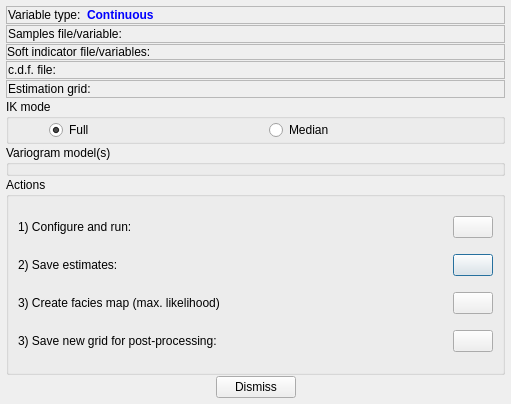
<?xml version="1.0" encoding="UTF-8"?>
<ui version="4.0">
 <class>IndicatorKrigingDialog</class>
 <widget class="QDialog" name="IndicatorKrigingDialog">
  <property name="geometry">
   <rect>
    <x>0</x>
    <y>0</y>
    <width>511</width>
    <height>404</height>
   </rect>
  </property>
  <property name="windowTitle">
   <string>Dialog</string>
  </property>
  <layout class="QVBoxLayout" name="verticalLayout">
   <property name="spacing">
    <number>1</number>
   </property>
   <property name="leftMargin">
    <number>6</number>
   </property>
   <property name="topMargin">
    <number>6</number>
   </property>
   <property name="rightMargin">
    <number>6</number>
   </property>
   <property name="bottomMargin">
    <number>6</number>
   </property>
   <item>
    <widget class="QFrame" name="frame_5">
     <property name="frameShape">
      <enum>QFrame::StyledPanel</enum>
     </property>
     <property name="frameShadow">
      <enum>QFrame::Raised</enum>
     </property>
     <layout class="QHBoxLayout" name="horizontalLayout_7">
      <property name="spacing">
       <number>6</number>
      </property>
      <property name="leftMargin">
       <number>1</number>
      </property>
      <property name="topMargin">
       <number>1</number>
      </property>
      <property name="rightMargin">
       <number>1</number>
      </property>
      <property name="bottomMargin">
       <number>1</number>
      </property>
      <item>
       <widget class="QLabel" name="label">
        <property name="text">
         <string>Variable type:</string>
        </property>
       </widget>
      </item>
      <item>
       <widget class="QLabel" name="lblIKVarType">
        <property name="sizePolicy">
         <sizepolicy hsizetype="MinimumExpanding" vsizetype="Preferred">
          <horstretch>0</horstretch>
          <verstretch>0</verstretch>
         </sizepolicy>
        </property>
        <property name="text">
         <string>&lt;html&gt;&lt;head/&gt;&lt;body&gt;&lt;p&gt;&lt;span style=&quot; font-weight:600; color:#0000ff;&quot;&gt;Continuous&lt;/span&gt;&lt;/p&gt;&lt;/body&gt;&lt;/html&gt;</string>
        </property>
       </widget>
      </item>
     </layout>
    </widget>
   </item>
   <item>
    <widget class="QFrame" name="frmInput">
     <property name="frameShape">
      <enum>QFrame::StyledPanel</enum>
     </property>
     <property name="frameShadow">
      <enum>QFrame::Raised</enum>
     </property>
     <layout class="QHBoxLayout" name="horizontalLayout_6">
      <property name="leftMargin">
       <number>1</number>
      </property>
      <property name="topMargin">
       <number>1</number>
      </property>
      <property name="rightMargin">
       <number>1</number>
      </property>
      <property name="bottomMargin">
       <number>1</number>
      </property>
      <item>
       <widget class="QLabel" name="label_3">
        <property name="text">
         <string>Samples file/variable:</string>
        </property>
       </widget>
      </item>
     </layout>
    </widget>
   </item>
   <item>
    <widget class="QFrame" name="frmSoftIndicators">
     <property name="sizePolicy">
      <sizepolicy hsizetype="Preferred" vsizetype="Preferred">
       <horstretch>0</horstretch>
       <verstretch>0</verstretch>
      </sizepolicy>
     </property>
     <property name="frameShape">
      <enum>QFrame::StyledPanel</enum>
     </property>
     <property name="frameShadow">
      <enum>QFrame::Raised</enum>
     </property>
     <layout class="QHBoxLayout" name="horizontalLayout_8">
      <property name="spacing">
       <number>0</number>
      </property>
      <property name="leftMargin">
       <number>0</number>
      </property>
      <property name="topMargin">
       <number>0</number>
      </property>
      <property name="rightMargin">
       <number>0</number>
      </property>
      <property name="bottomMargin">
       <number>0</number>
      </property>
      <item>
       <widget class="QLabel" name="label_4">
        <property name="text">
         <string>Soft indicator file/variables:</string>
        </property>
       </widget>
      </item>
     </layout>
    </widget>
   </item>
   <item>
    <widget class="QFrame" name="frmDistribution">
     <property name="frameShape">
      <enum>QFrame::StyledPanel</enum>
     </property>
     <property name="frameShadow">
      <enum>QFrame::Raised</enum>
     </property>
     <layout class="QHBoxLayout" name="horizontalLayout_5">
      <property name="leftMargin">
       <number>1</number>
      </property>
      <property name="topMargin">
       <number>1</number>
      </property>
      <property name="rightMargin">
       <number>1</number>
      </property>
      <property name="bottomMargin">
       <number>1</number>
      </property>
      <item>
       <widget class="QLabel" name="lblDistributionFile">
        <property name="text">
         <string>c.d.f. file:</string>
        </property>
       </widget>
      </item>
     </layout>
    </widget>
   </item>
   <item>
    <widget class="QFrame" name="frmGrid">
     <property name="frameShape">
      <enum>QFrame::StyledPanel</enum>
     </property>
     <property name="frameShadow">
      <enum>QFrame::Raised</enum>
     </property>
     <layout class="QHBoxLayout" name="horizontalLayout_4">
      <property name="leftMargin">
       <number>1</number>
      </property>
      <property name="topMargin">
       <number>1</number>
      </property>
      <property name="rightMargin">
       <number>1</number>
      </property>
      <property name="bottomMargin">
       <number>1</number>
      </property>
      <item>
       <widget class="QLabel" name="label_5">
        <property name="text">
         <string>Estimation grid:</string>
        </property>
       </widget>
      </item>
     </layout>
    </widget>
   </item>
   <item>
    <widget class="QGroupBox" name="groupBox">
     <property name="title">
      <string>IK mode</string>
     </property>
     <layout class="QHBoxLayout" name="horizontalLayout">
      <property name="leftMargin">
       <number>40</number>
      </property>
      <property name="topMargin">
       <number>1</number>
      </property>
      <property name="rightMargin">
       <number>20</number>
      </property>
      <property name="bottomMargin">
       <number>1</number>
      </property>
      <item>
       <widget class="QRadioButton" name="radioFullIK">
        <property name="text">
         <string>Full</string>
        </property>
        <property name="checked">
         <bool>true</bool>
        </property>
       </widget>
      </item>
      <item>
       <widget class="QRadioButton" name="radioMedianIK">
        <property name="text">
         <string>Median</string>
        </property>
       </widget>
      </item>
     </layout>
    </widget>
   </item>
   <item>
    <widget class="QGroupBox" name="groupVariograms">
     <property name="title">
      <string>Variogram model(s)</string>
     </property>
     <layout class="QHBoxLayout" name="horizontalLayout_3">
      <property name="leftMargin">
       <number>1</number>
      </property>
      <property name="topMargin">
       <number>1</number>
      </property>
      <property name="rightMargin">
       <number>1</number>
      </property>
      <property name="bottomMargin">
       <number>1</number>
      </property>
     </layout>
    </widget>
   </item>
   <item>
    <widget class="QGroupBox" name="groupBox_3">
     <property name="sizePolicy">
      <sizepolicy hsizetype="Preferred" vsizetype="MinimumExpanding">
       <horstretch>0</horstretch>
       <verstretch>0</verstretch>
      </sizepolicy>
     </property>
     <property name="title">
      <string>Actions</string>
     </property>
     <layout class="QGridLayout" name="gridLayout">
      <item row="1" column="1">
       <widget class="QPushButton" name="btnSaveEstimates">
        <property name="text">
         <string/>
        </property>
        <property name="icon">
         <iconset resource="resources.qrc">
          <normaloff>:/icons/save16</normaloff>:/icons/save16</iconset>
        </property>
       </widget>
      </item>
      <item row="0" column="1">
       <widget class="QPushButton" name="btnConfigureAndRun">
        <property name="text">
         <string/>
        </property>
        <property name="icon">
         <iconset resource="resources.qrc">
          <normaloff>:/icons/setting16</normaloff>:/icons/setting16</iconset>
        </property>
       </widget>
      </item>
      <item row="1" column="0">
       <widget class="QLabel" name="label_6">
        <property name="sizePolicy">
         <sizepolicy hsizetype="MinimumExpanding" vsizetype="Preferred">
          <horstretch>0</horstretch>
          <verstretch>0</verstretch>
         </sizepolicy>
        </property>
        <property name="text">
         <string>2) Save estimates:</string>
        </property>
       </widget>
      </item>
      <item row="0" column="0">
       <widget class="QLabel" name="label_2">
        <property name="sizePolicy">
         <sizepolicy hsizetype="MinimumExpanding" vsizetype="Preferred">
          <horstretch>0</horstretch>
          <verstretch>0</verstretch>
         </sizepolicy>
        </property>
        <property name="text">
         <string>1) Configure and run:</string>
        </property>
       </widget>
      </item>
      <item row="2" column="1">
       <widget class="QPushButton" name="btnFaciesMap">
        <property name="text">
         <string/>
        </property>
        <property name="icon">
         <iconset resource="resources.qrc">
          <normaloff>:/icons/faciesmap16</normaloff>:/icons/faciesmap16</iconset>
        </property>
       </widget>
      </item>
      <item row="2" column="0">
       <widget class="QLabel" name="lblFaciesMap">
        <property name="text">
         <string>3) Create facies map (max. likelihood)</string>
        </property>
       </widget>
      </item>
      <item row="3" column="0">
       <widget class="QLabel" name="lblSaveGridForPostik">
        <property name="text">
         <string>3) Save new grid for post-processing:</string>
        </property>
       </widget>
      </item>
      <item row="3" column="1">
       <widget class="QPushButton" name="btnSaveGridForPostik">
        <property name="text">
         <string/>
        </property>
        <property name="icon">
         <iconset resource="resources.qrc">
          <normaloff>:/icons/save16</normaloff>:/icons/save16</iconset>
        </property>
       </widget>
      </item>
     </layout>
    </widget>
   </item>
   <item>
    <layout class="QHBoxLayout" name="horizontalLayout_2">
     <item>
      <spacer name="horizontalSpacer">
       <property name="orientation">
        <enum>Qt::Horizontal</enum>
       </property>
       <property name="sizeHint" stdset="0">
        <size>
         <width>40</width>
         <height>20</height>
        </size>
       </property>
      </spacer>
     </item>
     <item>
      <widget class="QPushButton" name="btnDismiss">
       <property name="text">
        <string>Dismiss</string>
       </property>
      </widget>
     </item>
     <item>
      <spacer name="horizontalSpacer_2">
       <property name="orientation">
        <enum>Qt::Horizontal</enum>
       </property>
       <property name="sizeHint" stdset="0">
        <size>
         <width>40</width>
         <height>20</height>
        </size>
       </property>
      </spacer>
     </item>
    </layout>
   </item>
  </layout>
 </widget>
 <resources>
  <include location="resources.qrc"/>
 </resources>
 <connections>
  <connection>
   <sender>btnDismiss</sender>
   <signal>clicked()</signal>
   <receiver>IndicatorKrigingDialog</receiver>
   <slot>reject()</slot>
   <hints>
    <hint type="sourcelabel">
     <x>271</x>
     <y>386</y>
    </hint>
    <hint type="destinationlabel">
     <x>379</x>
     <y>388</y>
    </hint>
   </hints>
  </connection>
  <connection>
   <sender>radioFullIK</sender>
   <signal>clicked()</signal>
   <receiver>IndicatorKrigingDialog</receiver>
   <slot>onUpdateVariogramSelectors()</slot>
   <hints>
    <hint type="sourcelabel">
     <x>122</x>
     <y>125</y>
    </hint>
    <hint type="destinationlabel">
     <x>115</x>
     <y>112</y>
    </hint>
   </hints>
  </connection>
  <connection>
   <sender>radioMedianIK</sender>
   <signal>clicked()</signal>
   <receiver>IndicatorKrigingDialog</receiver>
   <slot>onUpdateVariogramSelectors()</slot>
   <hints>
    <hint type="sourcelabel">
     <x>483</x>
     <y>125</y>
    </hint>
    <hint type="destinationlabel">
     <x>345</x>
     <y>112</y>
    </hint>
   </hints>
  </connection>
  <connection>
   <sender>btnConfigureAndRun</sender>
   <signal>clicked()</signal>
   <receiver>IndicatorKrigingDialog</receiver>
   <slot>onConfigureAndRun()</slot>
   <hints>
    <hint type="sourcelabel">
     <x>494</x>
     <y>208</y>
    </hint>
    <hint type="destinationlabel">
     <x>508</x>
     <y>282</y>
    </hint>
   </hints>
  </connection>
  <connection>
   <sender>btnSaveEstimates</sender>
   <signal>clicked()</signal>
   <receiver>IndicatorKrigingDialog</receiver>
   <slot>onSave()</slot>
   <hints>
    <hint type="sourcelabel">
     <x>494</x>
     <y>253</y>
    </hint>
    <hint type="destinationlabel">
     <x>453</x>
     <y>385</y>
    </hint>
   </hints>
  </connection>
  <connection>
   <sender>btnFaciesMap</sender>
   <signal>clicked()</signal>
   <receiver>IndicatorKrigingDialog</receiver>
   <slot>onCreateFaciesMap()</slot>
   <hints>
    <hint type="sourcelabel">
     <x>494</x>
     <y>298</y>
    </hint>
    <hint type="destinationlabel">
     <x>489</x>
     <y>394</y>
    </hint>
   </hints>
  </connection>
  <connection>
   <sender>btnSaveGridForPostik</sender>
   <signal>clicked()</signal>
   <receiver>IndicatorKrigingDialog</receiver>
   <slot>onSaveForPostik()</slot>
   <hints>
    <hint type="sourcelabel">
     <x>481</x>
     <y>334</y>
    </hint>
    <hint type="destinationlabel">
     <x>508</x>
     <y>359</y>
    </hint>
   </hints>
  </connection>
 </connections>
 <slots>
  <slot>onUpdateVariogramSelectors()</slot>
  <slot>onConfigureAndRun()</slot>
  <slot>onSave()</slot>
  <slot>onCreateFaciesMap()</slot>
  <slot>onSaveForPostik()</slot>
 </slots>
</ui>
